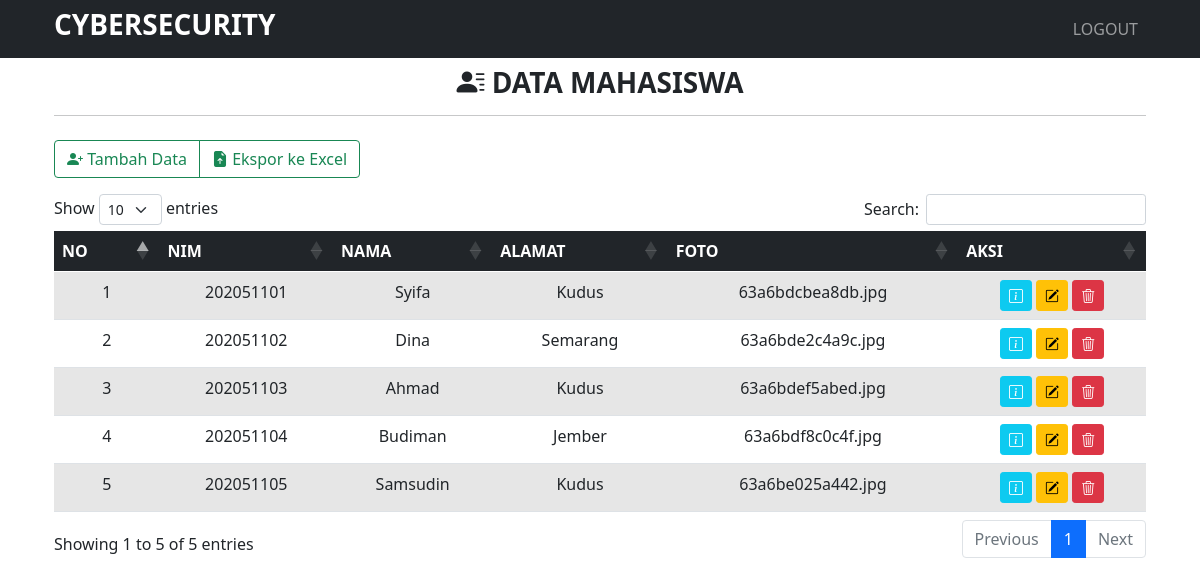
The app's page /index.php (signed in) with its own data.
### tables this page shows
CREATE TABLE `mahasiswa` (
  `no` int(20) NOT NULL,
  `nim` varchar(20) NOT NULL,
  `nama` varchar(50) NOT NULL,
  `alamat` varchar(50) NOT NULL,
  `gambar` varchar(50) NOT NULL
);

### function.php (called while the page is built, shortened)
<?php
$koneksi = mysqli_connect("localhost", "root", "", "db_logcrud");
function query($query)
{
    global $koneksi;
    $result = mysqli_query($koneksi, $query);
    $rows = [];
    while ($row = mysqli_fetch_assoc($result)) {
        $rows[] = $row;
    }
    return $rows;
}

### index.php (the view, shortened to what this page needs)
<?php
require 'function.php';
$mahasiswa = query("SELECT * FROM mahasiswa ORDER BY nim DESC");
?>
<!DOCTYPE html>
<html lang="en">
<head>
    <link rel="stylesheet" type="text/css" href="style/css">
    <link href="https://cdn.jsdelivr.net/npm/bootstrap@5.0.0-beta2/dist/css/bootstrap.min.css" rel="stylesheet">
    <link href="https://cdn.jsdelivr.net/npm/bootstrap@5.2.3/dist/css/bootstrap.min.css" rel="stylesheet">
    <link rel="stylesheet" href="https://cdn.jsdelivr.net/npm/bootstrap-icons@1.10.2/font/bootstrap-icons.css">
    <link rel="stylesheet" href="https://cdn.jsdelivr.net/npm/bootstrap-icons@1.4.0/font/bootstrap-icons.css">
    <link rel="stylesheet" href="https://cdn.datatables.net/1.10.23/css/dataTables.bootstrap5.min.css">
    <link rel="stylesheet" href="https://cdn.jsdelivr.net/npm/bootstrap@5.0.0-beta1/dist/css/bootstrap.min.css">
</head>
<body>
    <nav class="navbar navbar-expand-lg navbar-dark bg-dark text-uppercase">
        <div class="container">
    <h1 class="text-white text-center fs-3"><b>CYBERSECURITY</b></h1>
            <div class="collapse navbar-collapse" id="navbarNav">
                <ul class="navbar-nav ms-auto">
                    <li class="nav-item">
                        <a class="nav-link" href="logout.php">Logout</a>
                    </li>
                </ul>
            </div>
        </div>
    </nav>
    <div class="container">
        <div class="row my-2">
            <div class="col-md">
                <h3 class="text-center fw-bold text-uppercase"><i class="bi bi-person-lines-fill"></i> Data Mahasiswa</h3>
                <hr>
            </div>
        </div>
            <div class="btn-group" role="group" aria-label="Basic outlined example">
                <a href="addData.php" class="btn btn-outline-success"><i class="bi bi-person-plus-fill"></i>&nbsp;Tambah Data</a>
                <a href="export.php" target="_blank" class="btn btn-outline-success"><i class="bi bi-file-earmark-arrow-up-fill"></i>&nbsp;Ekspor ke Excel</a>
            </div>
        <div class="row my-3">
                <div class="col-md">
                    <table id="data" class="table table-striped table-responsive table-hover text-center" style="width:100%">
                        <thead class="table-dark">
                            <tr>
                                <th>NO</th>
                                <th>NIM</th>
                                <th>NAMA</th>
                                <th>ALAMAT</th>
                                <th>FOTO</th>
                                <th>AKSI</th>
                            </tr>
                        </thead>
                         <tbody>
                            <?php foreach ($mahasiswa as $row) : ?>
                                <tr>
                                    <td><?= $row['no']; ?></td>
                                    <td><?= $row['nim']; ?></td>
                                    <td><?= $row['nama']; ?></td>
                                    <td><?= $row['alamat']; ?></td>
                                    <td><?= $row['gambar']; ?></td>
                                    <td>
                                        <button class="btn btn-info btn-sm text-white detail" data-id="<?= $row['no']; ?>" style="font-weight: 600;"><i class="bi bi-info-square"></i></button>
                                        <a href="ubah.php?no=<?= $row['no']; ?>" class="btn btn-warning btn-sm" style="font-weight: 600;"><i class="bi bi-pencil-square"></i></a>
                                        <a href="hapus.php?no=<?= $row['no']; ?>" class="btn btn-danger btn-sm" style="font-weight: 600;" onclick="return confirm('Apakah anda yakin ingin menghapus data <?= $row['nama']; ?> ?');"><i class="bi bi-trash3"></i></a>
                                    </td>
                                </tr>
                            <?php endforeach; ?>
                        </tbody>
                    </table>
                </div>
        </div>
    </div>
</body>
</html>

### records on screen
mahasiswa: no "5", nim "202051105", nama "Samsudin", alamat "Kudus", gambar "63a6be025a442.jpg"
mahasiswa: no "4", nim "202051104", nama "Budiman", alamat "Jember", gambar "63a6bdf8c0c4f.jpg"
mahasiswa: no "3", nim "202051103", nama "Ahmad", alamat "Kudus", gambar "63a6bdef5abed.jpg"
mahasiswa: no "2", nim "202051102", nama "Dina", alamat "Semarang", gambar "63a6bde2c4a9c.jpg"
mahasiswa: no "1", nim "202051101", nama "Syifa", alamat "Kudus", gambar "63a6bdcbea8db.jpg"
